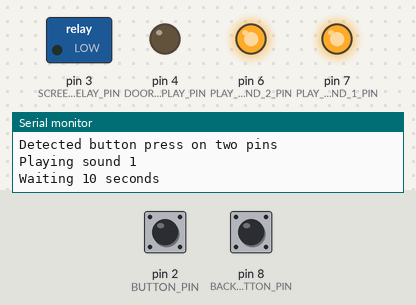
The sketch below on a simulated Arduino Uno, built with avr-gcc and run on an emulated ATmega328P. Parts: switched loads named in the sketch (green lamp = pin HIGH), output pins drawn as LEDs (lit = HIGH), the last lines printed to the serial monitor. The test bench sets the inputs (shaded band); at power-on: pin 2 (BUTTON_PIN) HIGH, pin 8 (BACKUP_BUTTON_PIN) HIGH.

Above: at 0.2 s.
At 10.15 s:
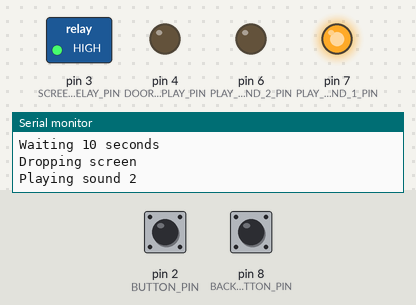
At 18.65 s:
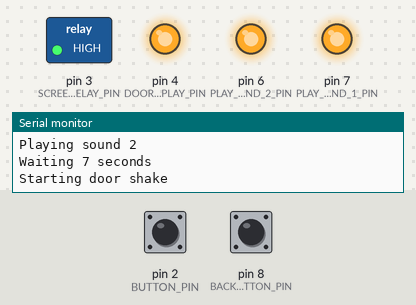
At 27.2 s:
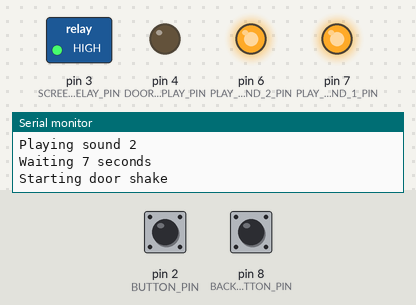
Timing chart, 0 to 28.7 s (numbered marks = the images above):
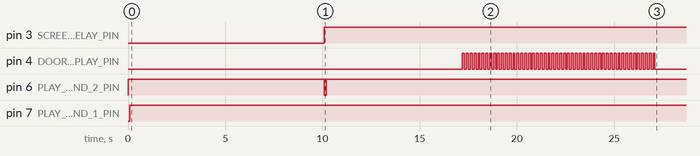

The sketch:

SDBW-double-input-pin.ino
```cpp
constexpr int BUTTON_PIN = 2;
constexpr int BACKUP_BUTTON_PIN = 8;
constexpr int SCREEN_RELAY_PIN = 3;
constexpr int DOOR_SHAKER_REPLAY_PIN = 4;
constexpr int PLAY_SOUND_1_PIN = 7;
constexpr int PLAY_SOUND_2_PIN = 6;
constexpr int SHAKE_ONCE_DURATION = 100; // Decrease to shake faster
constexpr int NUMBER_OF_SHAKES = 50;

void setup() {
  pinMode(BUTTON_PIN, INPUT_PULLUP);
  pinMode(BACKUP_BUTTON_PIN, INPUT_PULLUP);
  pinMode(SCREEN_RELAY_PIN, OUTPUT);
  pinMode(DOOR_SHAKER_REPLAY_PIN, OUTPUT);
  pinMode(PLAY_SOUND_1_PIN, OUTPUT);
  pinMode(PLAY_SOUND_2_PIN, OUTPUT);

	Serial.begin(115200);
}

void loop() {
  // Set outputs to default state
  digitalWrite(SCREEN_RELAY_PIN, LOW);
  digitalWrite(DOOR_SHAKER_REPLAY_PIN, LOW);
  digitalWrite(PLAY_SOUND_1_PIN, HIGH); // sounds play when pin is set to LOW. Set to HIGH to begin with so nothing plays.
  digitalWrite(PLAY_SOUND_2_PIN, HIGH);

  // Wait for button press
  Serial.println("Waiting for button press on two pins");
  while (digitalRead(BUTTON_PIN) == LOW) {}
  while (digitalRead(BACKUP_BUTTON_PIN) == LOW) {}
  Serial.println("Detected button press on two pins");

  // Play sound 1
  Serial.println("Playing sound 1");
  digitalWrite(PLAY_SOUND_1_PIN, LOW);
  delay(100);
  digitalWrite(PLAY_SOUND_1_PIN, HIGH);

  // Wait 10 seconds
  Serial.println("Waiting 10 seconds");
  delay(10000);

  // Drop screen
  Serial.println("Dropping screen");
  digitalWrite(SCREEN_RELAY_PIN, HIGH);

  // Play sound 2
  Serial.println("Playing sound 2");
  digitalWrite(PLAY_SOUND_2_PIN, LOW);
  delay(100);
  digitalWrite(PLAY_SOUND_2_PIN, HIGH);

  // Wait 7 seconds
  Serial.println("Waiting 7 seconds");
  delay(7000);

  // Start door shake
  Serial.println("Starting door shake");
  for(int i=0; i<NUMBER_OF_SHAKES; i++) {
    digitalWrite(DOOR_SHAKER_REPLAY_PIN, HIGH);
    delay(SHAKE_ONCE_DURATION);
    digitalWrite(DOOR_SHAKER_REPLAY_PIN, LOW);
    delay(SHAKE_ONCE_DURATION);
  }

  // Restart
  Serial.println("Sequence Finished, waiting 2 minutes");
  delay(120000);
  Serial.println("--- Restarting ---");
}
```

Measured:
- by itself, pin 3 (SCREEN_RELAY_PIN): LOW → HIGH at 10.1 s
- by itself, pin 6 (PLAY_SOUND_2_PIN): LOW → HIGH at 0.00 s, → LOW 10.1 s later, → HIGH 0.10 s later
- by itself, pin 7 (PLAY_SOUND_1_PIN): LOW → HIGH at 0.10 s
- by itself, pin 4 (DOOR_SHAKER_REPLAY_PIN): LOW → HIGH at 17.2 s, → LOW 0.10 s later, → HIGH 0.10 s later, → LOW 0.10 s later, … (100 changes in this stretch)
